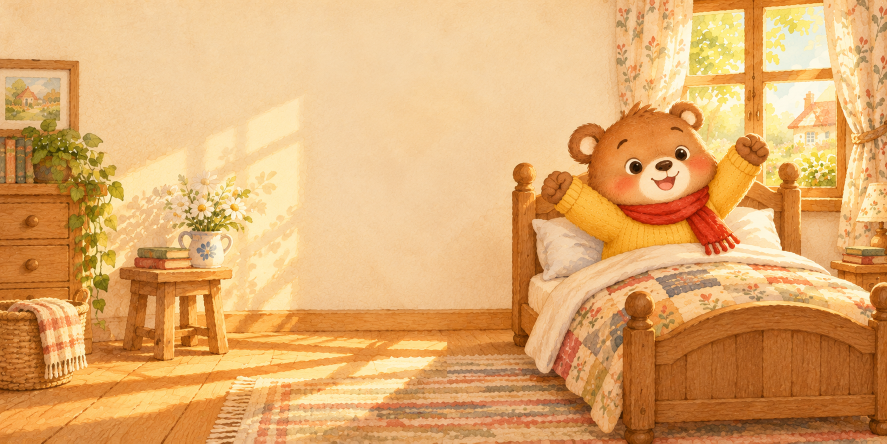
#> input picture docs/kdp-picture-book/book1-bruno-bear/images/s01.png, 1774 x 887 px, found by its file name (shown at 1/2 size); its folder holds 5 pictures in this run
$ python qa_sheet.py ../book1-bruno-bear/images/character-sheet.png
#> lines starting #> are read from the running program, lines starting #| are printed output that depends on the picture
"""Visual QA sheets: python3 common/qa_sheet.py <book_dir> -> /tmp/claude-0/qa-<folder>-a.jpg, -b.jpg (+ cover).
Red line = gutter, magenta box = central strip that must stay free of faces/key objects."""
import os, sys
from PIL import Image, ImageDraw
b = os.path.abspath(sys.argv[1]); tag = os.path.basename(b)
W = 900
def sheet(names, out):
    ims = [Image.open(os.path.join(b, "images", n + ".png")).convert("RGB") for n in names]
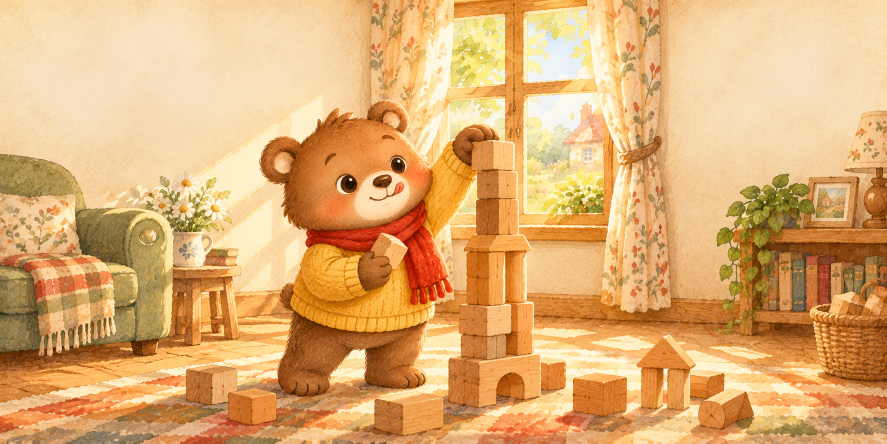
#> input picture docs/kdp-picture-book/book1-bruno-bear/images/s02.png, 1774 x 887 px, found by its file name (shown at 1/2 size)
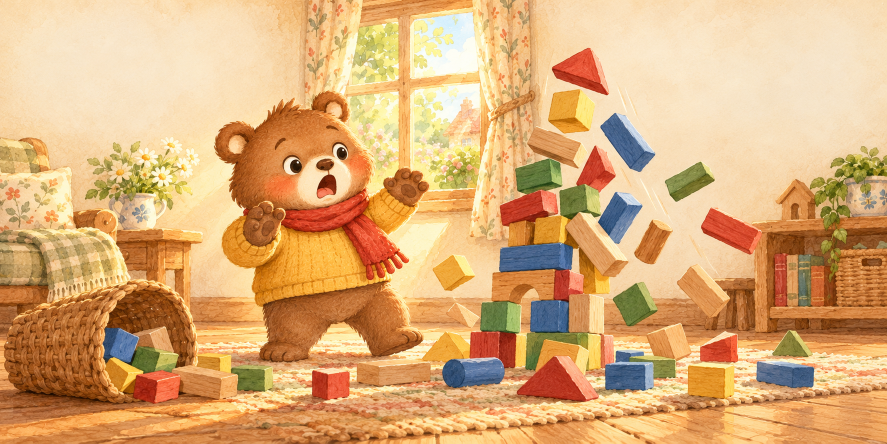
#> input picture docs/kdp-picture-book/book1-bruno-bear/images/s03.png, 1774 x 887 px, found by its file name (shown at 1/2 size)
    ims = [i.resize((W, int(W * i.height / i.width))) for i in ims]
    cols = 2; rows = (len(ims) + 1) // 2; h = max(i.height for i in ims)
    S = Image.new("RGB", (W * cols, h * rows), "white"); d = ImageDraw.Draw(S)
    for k, i in enumerate(ims):
        x, y = (k % cols) * W, (k // cols) * h
        S.paste(i, (x, y)); d.line([(x + W // 2, y), (x + W // 2, y + h)], fill=(255, 0, 0), width=1)
        d.rectangle([x + int(W * .425), y, x + int(W * .575), y + h - 1], outline=(255, 0, 255))
        d.text((x + 6, y + 4), names[k], fill=(0, 0, 0))
    S.save(out, quality=88)
#> (the run stopped early here; a loop or call above may not have finished)
